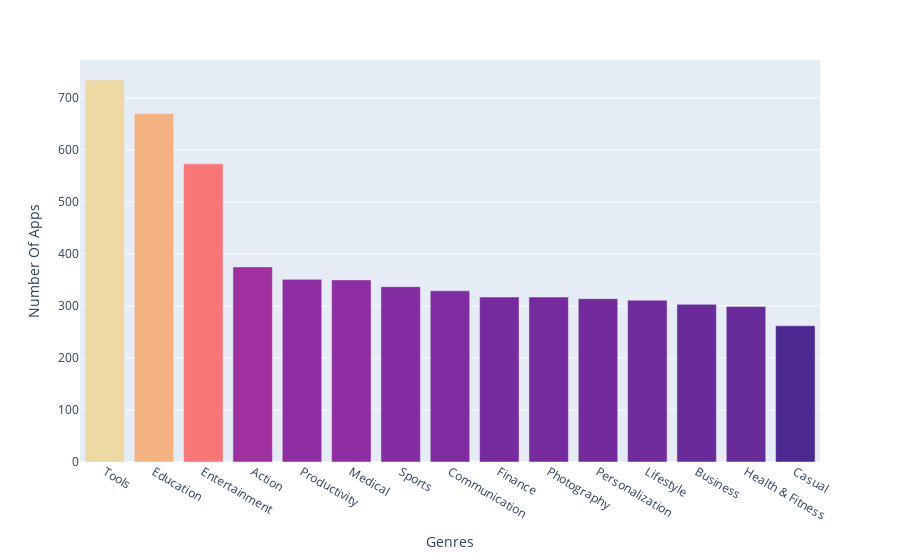

This figure's notebook cell:
### Code cell
genre_bar = px.bar(x=num_genres.index[:15], y=num_genres.values[:15], color=num_genres.values[:15], color_continuous_scale="agsunset")
genre_bar.update_layout(coloraxis_showscale=False, xaxis_title="Genres", yaxis_title="Number Of Apps")

### Figure 1 — Plotly figure (JSON) as saved in the notebook; plotly's stock layout.template omitted (floating-point values rounded to 4 significant figures)
{"data": [{"alignmentgroup": "True", "hovertemplate": "x=%{x}<br>y=%{y}<br>color=%{marker.color}<extra></extra>", "legendgroup": "", "marker": {"color": [734, 670, 573, 375, 351, 350, 337, 329, 317, 317, 314, 311, 303, 299, 262], "coloraxis": "coloraxis", "pattern": {"shape": ""}}, "name": "", "offsetgroup": "", "orientation": "v", "showlegend": false, "textposition": "auto", "type": "bar", "x": ["Tools", "Education", "Entertainment", "Action", "Productivity", "Medical", "Sports", "Communication", "Finance", "Photography", "Personalization", "Lifestyle", "Business", "Health & Fitness", "Casual"], "xaxis": "x", "y": [734, 670, 573, 375, 351, 350, 337, 329, 317, 317, 314, 311, 303, 299, 262], "yaxis": "y"}], "layout": {"barmode": "relative", "coloraxis": {"colorbar": {"title": {"text": "color"}}, "colorscale": [[0, "rgb(75, 41, 145)"], [0.1667, "rgb(135, 44, 162)"], [0.3333, "rgb(192, 54, 157)"], [0.5, "rgb(234, 79, 136)"], [0.6667, "rgb(250, 120, 118)"], [0.8333, "rgb(246, 169, 122)"], [1, "rgb(237, 217, 163)"]], "showscale": false}, "legend": {"tracegroupgap": 0}, "margin": {"t": 60}, "xaxis": {"anchor": "y", "domain": [0, 1], "title": {"text": "Genres"}}, "yaxis": {"anchor": "x", "domain": [0, 1], "title": {"text": "Number Of Apps"}}}}
